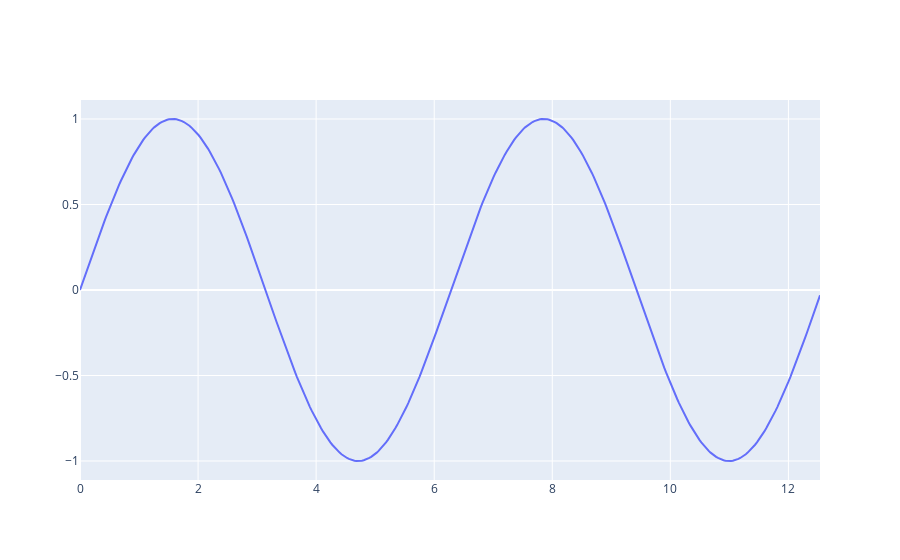

The cell this chart's notebook holds for it:
### Markdown cell above
<hr style="border:2px solid black"> </hr>
<h3> 2.3 Simple line plot with <code>add_trace</code> and <code>go.Scatter</code> </h3>

### Code cell
x = np.arange(0, 4*np.pi, np.pi/100)
y = np.sin(x)

sine_fig = go.Figure()

_ = sine_fig.add_trace(
    go.Scatter(
        x = x,
        y = y,
        mode = 'lines',
    )
)

sine_fig.show()

### Figure 1 — Plotly figure (JSON) as saved in the notebook; plotly's stock layout.template omitted (floating-point values rounded to 4 significant figures; data arrays with more than 128 entries replaced by an {"elided": "..."} marker saying what was removed)
{"data": [{"mode": "lines", "type": "scatter", "x": {"elided": "400 float values"}, "y": {"elided": "400 float values"}}], "layout": {"autosize": true, "xaxis": {"autorange": true, "range": [0, 12.53], "type": "linear"}, "yaxis": {"autorange": true, "range": [-1.111, 1.111], "type": "linear"}}}
